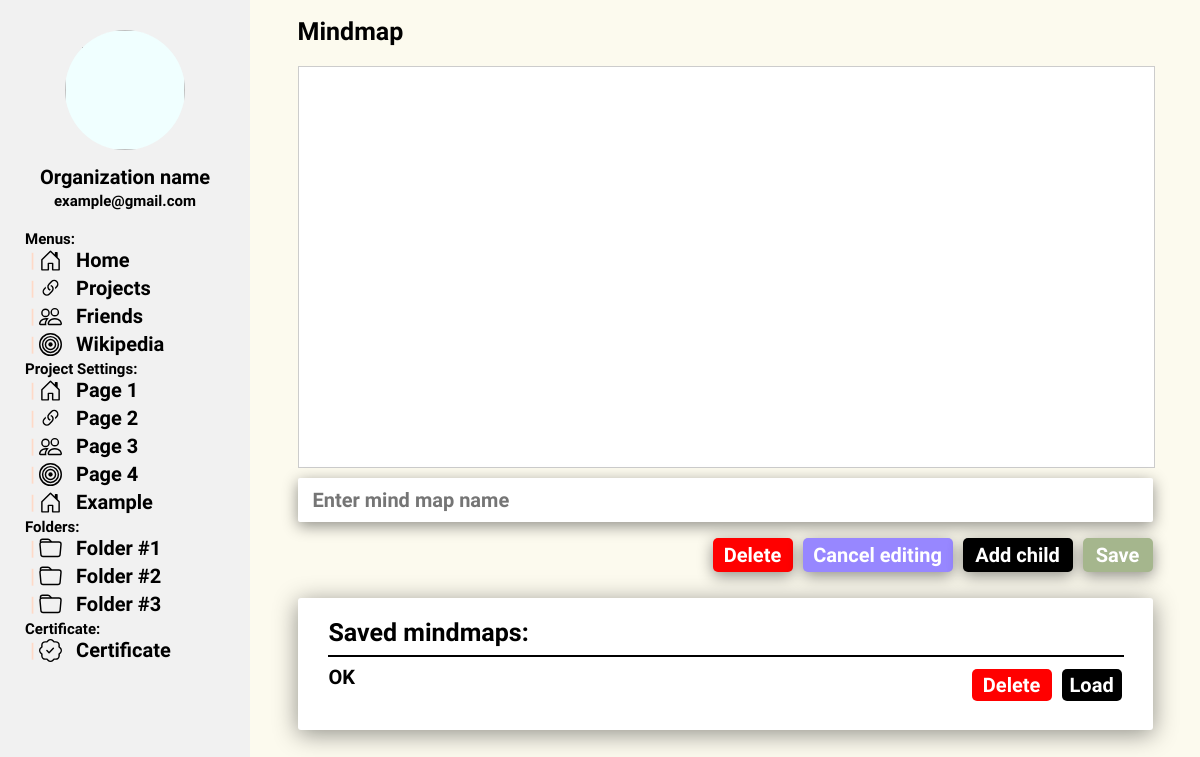
Before: /workspace/1/ with the older database file.
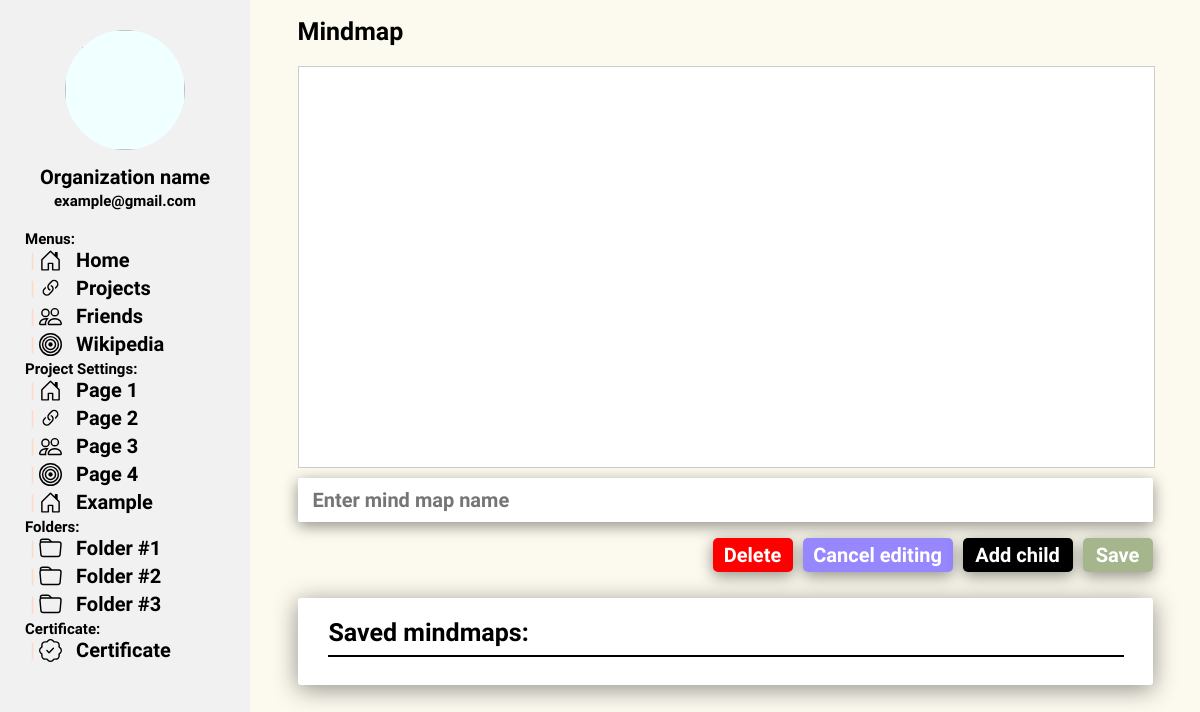
After: the same page with the newer database file.
### RCAPP/models.py (models this page shows, shortened)
class Mindmap(models.Model):
    name = models.CharField(max_length=255)
    data = models.TextField()
    research = models.ForeignKey(Project, on_delete=models.CASCADE, related_name="reasearchs_mindmap")

### RCAPP/views.py (the view)
# urls.py: path("workspace/<int:PID>/", views.workspace, name="workspace"),
def workspace(request, PID):
    project = Project.objects.filter(id=PID).first()
    if not project:
        return redirect('index')
    mindmaps = Mindmap.objects.filter(research=project)
    return render(request, "workspace.html", {
        "project_info": project,
        "mindmaps": mindmaps,
    })

### RCAPP/templates/workspace.html (shortened to what this page needs)
{% extends 'layout.html' %}
{% load static %}
{% block links %}
    <link rel="stylesheet" href="{% static 'css/workspace.css' %}">
{% endblock %}
{% block body %}
    <nav class="navbar" id="navbar">
        <div class="navbar-main-part" id="navbar-main-part">
            <img class="navbar-img" src="">
            <div class="navbar-info">
                <h1 class="navbar-info-text normal-font">Organization name</h1>
                <h1 class="navbar-info-text small-font">example@gmail.com</h1>
            </div>
            <div class="navbar-navmenu">
                <h1 class="navbar-category small-font">Menus:</h1>
                <a href="" style="text-decoration: none; color: black;">
                    <div class="navbar-navs">
                        <h1 class="navbar-line" id="main_page_line">|</h1>
                        <h1 class="navbar-nav normal-font" id="main_page_text">Home</h1>
                    </div>
                </a>
                <a href="" style="text-decoration: none; color: black;">
                    <div class="navbar-navs">
                        <h1 class="navbar-line">|</h1>
                        <h1 class="navbar-nav normal-font">Projects</h1>
                    </div>
                </a>
                <a href="" style="text-decoration: none; color: black;">
                    <div class="navbar-navs">
                        <h1 class="navbar-line">|</h1>
                        <h1 class="navbar-nav normal-font">Friends</h1>
                    </div>
                </a>
                <a href="" style="text-decoration: none; color: black;">
                    <div class="navbar-navs">
                        <h1 class="navbar-line">|</h1>
                        <h1 class="navbar-nav normal-font">Wikipedia</h1>
                    </div>
                </a>
                <h1 class="navbar-category small-font">Project Settings:</h1>
                <a href="" style="text-decoration: none; color: black;">
                    <div class="navbar-navs">
                        <h1 class="navbar-line" id="main_page_line">|</h1>
                        <h1 class="navbar-nav normal-font" id="main_page_text">Page 1</h1>
                    </div>
                </a>
                <a href="" style="text-decoration: none; color: black;">
                    <div class="navbar-navs">
                        <h1 class="navbar-line">|</h1>
                        <h1 class="navbar-nav normal-font">Page 2</h1>
                    </div>
                </a>
                <a href="" style="text-decoration: none; color: black;">
                    <div class="navbar-navs">
                        <h1 class="navbar-line">|</h1>
                        <h1 class="navbar-nav normal-font">Page 3</h1>
                    </div>
                </a>
                <a href="" style="text-decoration: none; color: black;">
                    <div class="navbar-navs">
                        <h1 class="navbar-line">|</h1>
                        <h1 class="navbar-nav normal-font">Page 4</h1>
                    </div>
                </a>
                <a href="" style="text-decoration: none; color: black;">
                    <div class="navbar-navs">
                        <h1 class="navbar-line">|</h1>
                        <h1 class="navbar-nav normal-font">Example</h1>
                    </div>
                </a>
                <h1 class="navbar-category small-font">Folders:</h1>
                <a href="" style="text-decoration: none; color: black;">
                    <div class="navbar-navs">
                        <h1 class="navbar-line">|</h1>
                        <h1 class="navbar-nav normal-font">Folder #1</h1>
                    </div>
                </a>
                <a href="" style="text-decoration: none; color: black;">
                    <div class="navbar-navs">
                        <h1 class="navbar-line">|</h1>
                        <h1 class="navbar-nav normal-font">Folder #2</h1>
                    </div>
                </a>
                <a href="" style="text-decoration: none; color: black;">
                    <div class="navbar-navs">
                        <h1 class="navbar-line">|</h1>
                        <h1 class="navbar-nav normal-font">Folder #3</h1>
                    </div>
                </a>
                <h1 class="navbar-category small-font">Certificate:</h1>
                <a href="" style="text-decoration: none; color: black;">
                    <div class="navbar-navs">
                        <h1 class="navbar-line">|</h1>
                        <h1 class="navbar-nav normal-font">Certificate</h1>
                    </div>
                </a>
                <br>
            </div>
        </div>
    </nav>
    <div class="working_area">
        <div class="mm-div">
            <h1 class="mm-title-gen big-font" id="mm-name">Mindmap</h1>
            <div id="mindmap"></div>
            <div class="mindmap-control-buttons">
                <input type="text" id="mindmapName" class="normal-font" placeholder="Enter mind map name" />
                <button onclick="deleteNote()" class="mm-delete-child normal-font">Delete</button>
                <button onclick="" class="mm-cancel-child normal-font">Cancel editing</button>
                <button onclick="addNode()" class="mm-add-child normal-font">Add child</button>
                <button onclick="saveMap()" class="mm-save-child normal-font">Save</button>
            </div>
            <div class="mm-loads">
                <h1 class="big-font mm-title">Saved mindmaps:</h1>
                <hr class="mm-line">
                {% if mindmaps != 0 %}
                    {% for i in mindmaps %}
                        <div class="mm-saved-list" id="{{ i.pk }}">
                            <h1 class="normal-font mm-sl-title">{{ i.name }}</h1>
                            <div class="mm-sl-buttons">
                                <button class="normal-font mm-sl-button-2" onclick="loadNote(`{{ i.name }}`, `{{ i.pk }}`)" id="mm-buttons">Load</button>
                                <button class="normal-font mm-sl-button-3" onclick="deleteNode()" id="mm-buttons">Delete</button>
                            </div>
                        </div>
                    {% endfor %}
                {% endif %}
            </div>
            <br>
        </div>
    </div>
{% endblock %}

### RCAPP/templates/layout.html (shortened to what this page needs)
{% load static %}
<!DOCTYPE html>
<html lang="en">
    <head>
        <link rel="stylesheet" href="{% static 'css/layout.css' %}">
        {% block links %}{% endblock %}
    </head>
    <body class="body">
        {% block body %}
        {% endblock %}
    </body>
</html>

### RCAPP/static/css/layout.css (style rules this page uses)
.big-font { font-family: "Itim"; font-size: 25px; }
.normal-font { font-family: "Itim"; font-size: 20px; }
.small-font { font-family: "Itim"; font-size: 18px; }
* { scrollbar-width: thin; scrollbar-color: #c1c1c1 #f1f1f1; }

Changed rows visible on the page:
removed Mindmap: name "OK"
